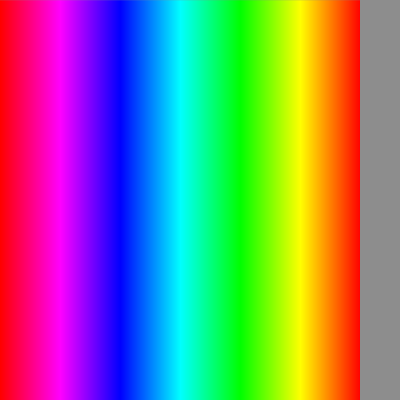
Frame 1 (no input)
Frame 60 (the mouse pressed at the canvas centre just before this capture): identical to frame 1, image omitted
Frame 120 (the mouse held since frame 60 and released just before this capture): identical to frame 1, image omitted

The Processing sketch that drew this single still picture (run headless with seeded random() and noise(); from frame 60 on, the mouse is pressed at the canvas centre):

// Processing sketch: ej09d_for_degradez
// ── ej09d_for_degradez.pde

void setup(){
  size( 400, 400 );
  //colorMode( HSB );
  colorMode( HSB, 360, 100, 100 );
}

void draw(){
  background( 200 );
  
  //linea vertical
  //line( mouseX, 0, mouseX, height ); 
  
  //degradez de rojo en RGB
  //for( int r = 255 ; r > 0 ; r-- ){
  //  stroke( r, 0, 0 );
  //  line( 255-r, 0, 255-r, height );
  //}

  //degradez de hue en HSB
  for( int h = 360 ; h > 0 ; h-- ){
    stroke( h, 100, 100 );
    line( 360-h, 0, 360-h, height );
  }


}






void degradez(){
}
